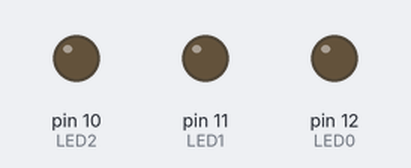
A sketch run on a simulated Arduino Uno, built with avr-gcc and run on an emulated ATmega328P. Parts: output pins drawn as LEDs (lit = HIGH). Random numbers use the default seed unless the sketch sets one.

Above: at 0.2 s.
At 0.7 s:
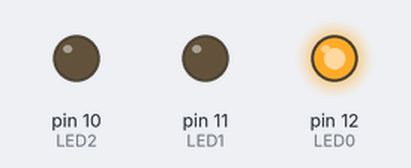
At 1.2 s:
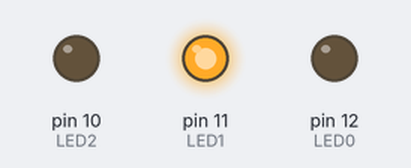
At 1.7 s:
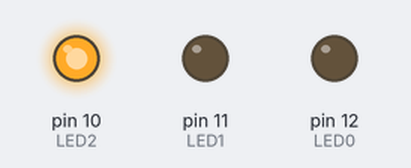
At 2.5 s:
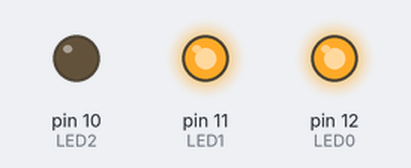
Timing chart, 0 to 4.0 s (numbered marks = the images above):
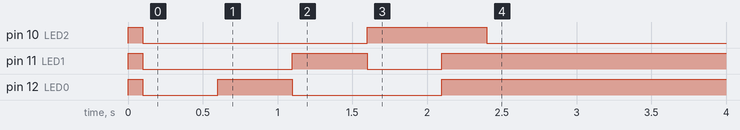

The sketch:

source.ino
```cpp
const unsigned int LED0 = 12;
const unsigned int LED1 = 11;
const unsigned int LED2 = 10;

void show(const long i) {

  digitalWrite(LED0, i & B001);
  digitalWrite(LED1, i & B010);
  digitalWrite(LED2, i & B100);
}

void setup() {

  pinMode(LED0, OUTPUT);
  pinMode(LED1, OUTPUT);
  pinMode(LED2, OUTPUT);

  show(1 + 2 + 4); delay(100);
  show(0); delay(500);
  show(1); delay(500);
  show(2); delay(500);
  show(4); delay(500);
  show(1 + 2 + 4); delay(300);

  randomSeed(analogRead(A0));

  show(random(1, 7));
}

void loop() {
}
```
